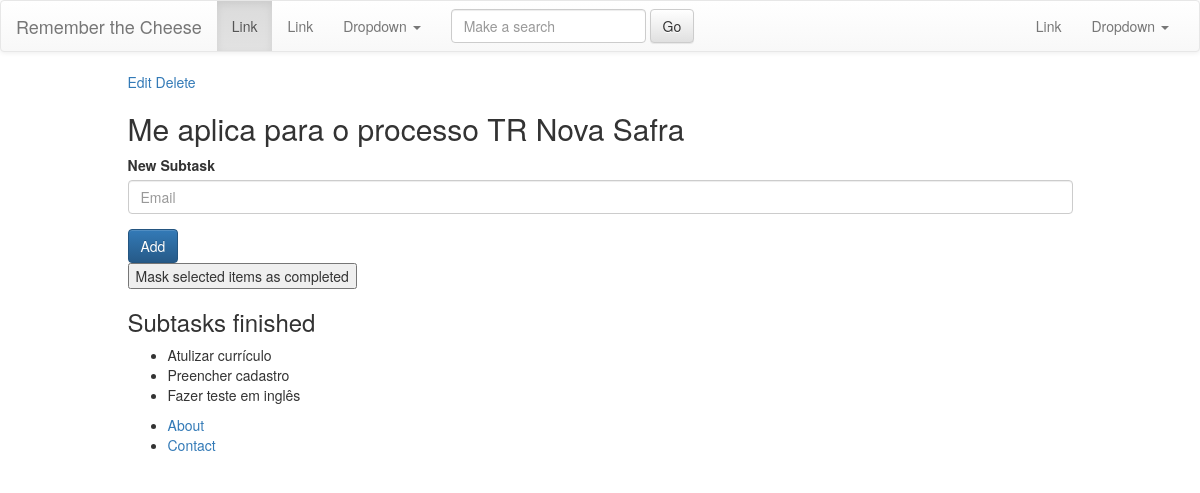
The app's page /rememberTheCheese/detail_task/8/ with its own data.
### rememberTheCheese/models.py (models this page shows, shortened)
class Task(models.Model):
	description = models.CharField(max_length=500)
	deadline = models.DateTimeField('deadline', default=timezone.now()+ datetime.timedelta(days=3))
	finished = models.IntegerField(default=0)
	created_at = models.DateTimeField(auto_now_add=True, editable=False)
	modified_at = models.DateTimeField(auto_now=True, editable=False)
	def get_subtasks_unfinished(self):
		return self.subtask_set.filter(finished=0)
	def get_subtask_finished(self):
		return self.subtask_set.filter(finished=1)

class SubTask(models.Model):
	task = models.ForeignKey(Task, on_delete = models.CASCADE)
	description = models.CharField(max_length=100)
	deadline = models.DateTimeField('deadline', default=timezone.now() + datetime.timedelta(days=3))
	finished = models.IntegerField(default=0)
	created_at = models.DateTimeField(auto_now_add=True, editable=False)
	modified_at = models.DateTimeField(auto_now=True, editable=False)
	''' making queries: https://docs.djangoproject.com/en/1.9/topics/db/queries/'''

### rememberTheCheese/views.py (the view)
# urls.py: url(r'^detail_task/(?P<task_id>[0-9]+)/delete_task/$',views.delete_task,name='delete_task'),
def detail_task(request, task_id):
	response = "These are your tasks"
	task = get_object_or_404(Task, pk=task_id)
	context = {
		'task' : task
	}
	return render(request,'rememberTheCheese/detail_task.html',context)

### rememberTheCheese/templates/rememberTheCheese/detail_task.html (shortened to what this page needs)
{% extends "rememberTheCheese/base.html" %}
{% block content %}
	<a href="#">Edit</a>
	<a href="{% url 'delete_task' task.id %}">Delete</a>
	<h2>{{ task.description }}</h2>
	<form action="{% url 'create_subtask' task.id %}" method="post">
		<div class="form-group">
	    	<label for="">New Subtask</label>
	    	<input type="text" name="description" class="form-control" id="" placeholder="Email">
	  	</div>
		<button type="submit" class="btn btn-primary">Add</button>
	</form>
	<form action="{% url 'mark_subtask_as_finished' %}" method="post">
		<p>
			<input type="submit" value="Mask selected items as completed">
		</p>
	</form>
	<h3>Subtasks finished</h3>
	<ul>
		{% for subtask in task.get_subtask_finished %}
			<li>{{ subtask.description }}</li>
		{% endfor %}
	</ul>
{% endblock content%}

### records on screen
Task: description "Me aplica para o processo TR Nova Safra"
SubTask: description "Atulizar currículo"
SubTask: description "Preencher cadastro"
SubTask: description "Fazer teste em inglês"
